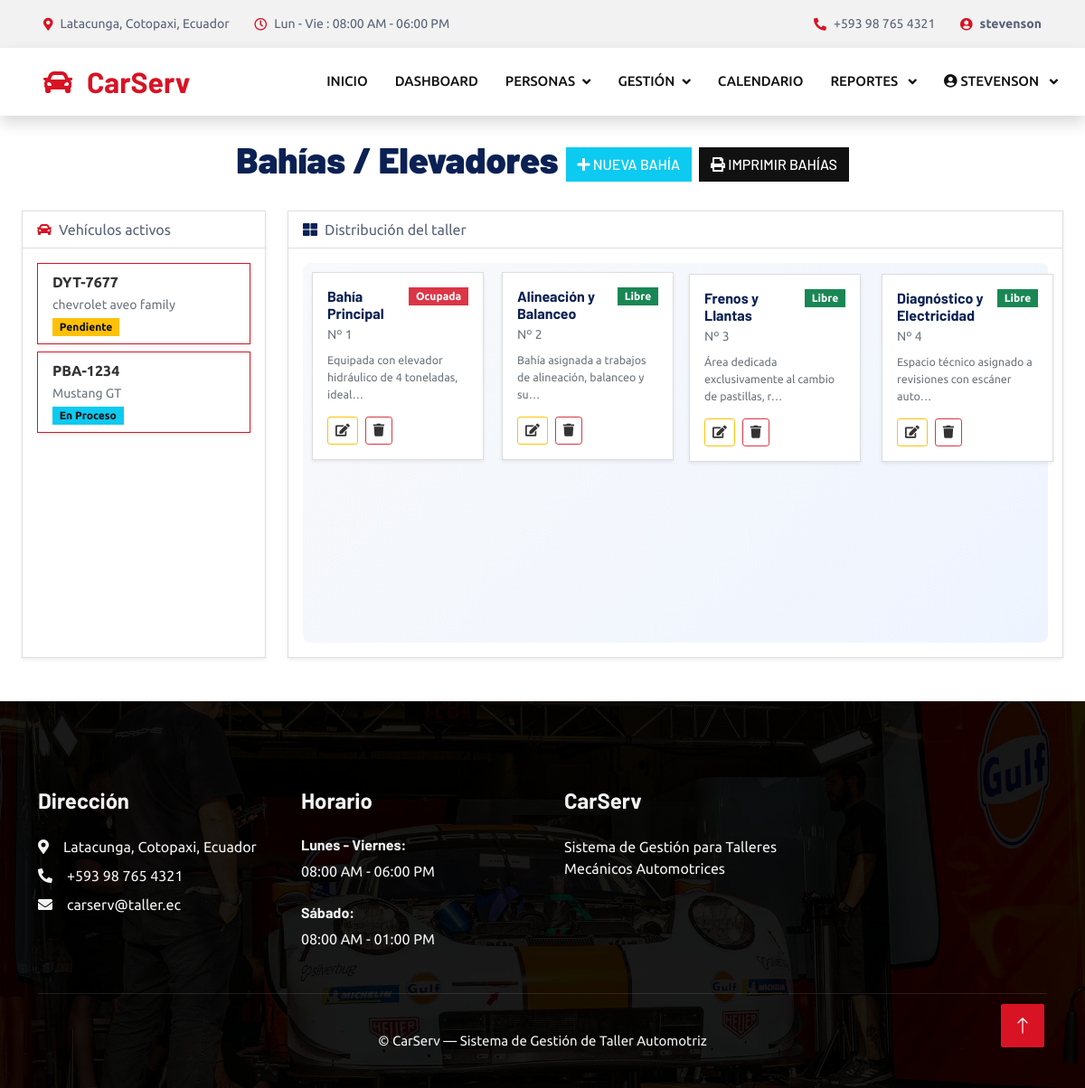
/bahias/ (signed in), run on the app's committed database.
### facturacion/models.py (models this page shows, shortened)
class Usuario(AbstractUser):
    ROL_CHOICES = [
        ('admin',      'Administrador'),
        ('oficinista', 'Oficinista'),
        ('cliente',    'Cliente'),
        ('mecanico',   'Mecánico'),
    ]
    rol      = models.CharField(max_length=20, choices=ROL_CHOICES, default='cliente')
    telefono = models.CharField(max_length=20, blank=True, null=True)
    foto     = models.ImageField(upload_to='usuarios/', blank=True, null=True)

class OrdenTrabajo(models.Model):
    ESTADO_CHOICES = [
        ('pendiente',   'Pendiente'),
        ('en_proceso',  'En Proceso'),
        ('pausada',     'Pausada'),
        ('finalizada',  'Finalizada'),
        ('entregada',   'Entregada'),
        ('cancelada',   'Cancelada'),
    ]
    vehiculo  = models.ForeignKey(
        Vehiculo, on_delete=models.PROTECT, related_name='ordenes'
    )
    mecanico  = models.ForeignKey(
        Mecanico, on_delete=models.SET_NULL,
        null=True, blank=True, related_name='ordenes'
    )
    bahia     = models.ForeignKey(
        Bahia, on_delete=models.SET_NULL,
        null=True, blank=True, related_name='ordenes'
    )
    creada_por = models.ForeignKey(
        Usuario, on_delete=models.SET_NULL,
        null=True, related_name='ordenes_creadas'
    )
    numero          = models.CharField(max_length=20, unique=True)
    estado          = models.CharField(
        max_length=15, choices=ESTADO_CHOICES, default='pendiente'
    )
    descripcion     = models.TextField(help_text="Problema reportado por el cliente")
    observaciones   = models.TextField(blank=True, null=True,
                                       help_text="Notas internas del mecánico")
    kilometraje_ingreso = models.PositiveIntegerField(default=0)
    fecha_ingreso   = models.DateTimeField()
    fecha_estimada_entrega = models.DateTimeField(null=True, blank=True)
    fecha_real_entrega     = models.DateTimeField(null=True, blank=True)
    mano_obra       = models.DecimalField(max_digits=10, decimal_places=2, default=0)
    total_repuestos = models.DecimalField(max_digits=10, decimal_places=2, default=0)
    creado_en       = models.DateTimeField(auto_now_add=True)
    actualizado_en  = models.DateTimeField(auto_now=True)

class Vehiculo(models.Model):
    cliente       = models.ForeignKey(
        Cliente, on_delete=models.PROTECT, related_name='vehiculos'
    )
    placa         = models.CharField(max_length=10, unique=True)
    marca         = models.CharField(max_length=60)
    modelo        = models.CharField(max_length=60)
    anio          = models.PositiveIntegerField()
    color         = models.CharField(max_length=40, blank=True, null=True)
    tipo          = models.CharField(
        max_length=30,
        choices=[('sedan','Sedán'),('suv','SUV'),('pickup','Pick-up'),
                 ('hatchback','Hatchback'),('furgon','Furgón'),('otro','Otro')],
        default='sedan'
    )

class Bahia(models.Model):
    ESTADO_CHOICES = [
        ('libre',     'Libre'),
        ('ocupada',   'Ocupada'),
        ('en_espera', 'En Espera'),
    ]
    numero      = models.PositiveIntegerField(unique=True)
    nombre      = models.CharField(max_length=60)   # ej. "Bahía 1 – Elevador"
    estado      = models.CharField(
        max_length=15, choices=ESTADO_CHOICES, default='libre'
    )
    descripcion = models.TextField(blank=True, null=True)
    pos_x       = models.PositiveIntegerField(default=0)
    pos_y       = models.PositiveIntegerField(default=0)

### facturacion/views.py (the view)
        def wrapper(request, *args, **kwargs):
            if not request.user.is_authenticated:
                return redirect('/login/')
            if request.user.rol not in roles and not request.user.is_superuser:
                messages.error(request, 'No tienes permiso para acceder a esta sección.')
                return redirect('/inicio/')
            return func(request, *args, **kwargs)

### facturacion/templates/bahias/listadoBahias.html (shortened to what this page needs)
{% extends "plantillaPrincipal.html" %}
{% block contenido %}
<center>
    <br>
    <h1><b>Bahías / Elevadores</b>
        <a href="/bahias/nueva/" class="btn btn-info text-white"><i class="fa fa-plus"></i> Nueva Bahía</a>
        <a href="/bahias/reporte/"
           onclick="window.open(this.href,'Reporte de Bahías','width=900,height=700,resizable=yes,scrollbars=yes'); return false;"
           class="btn btn-dark text-white">
            <i class="fa fa-print"></i> Imprimir Bahías
        </a>
    </h1>
</center>
<br>
<div class="container-fluid px-4">
    <div class="row g-4">
        <div class="col-lg-3">
            <div class="card shadow-sm h-100">
                <div class="card-header bg-white fw-semibold">
                    <i class="fa fa-car text-primary me-2"></i>Vehículos activos
                </div>
                <div class="card-body p-3" id="panel-ordenes">
                    {% for orden in ordenes %}
                    <div class="orden-card card mb-2 border-primary shadow-sm ui-widget-content"
                         data-orden-id="{{ orden.id }}"
                         style="cursor:grab;">
                        <div class="card-body py-2 px-3">
                            <strong>{{ orden.vehiculo.placa }}</strong><br>
                            <small class="text-muted">{{ orden.vehiculo.marca }} {{ orden.vehiculo.modelo }}</small><br>
                            <span class="badge mt-1
                                {% if orden.estado == 'pendiente' %}bg-warning text-dark
                                {% elif orden.estado == 'en_proceso' %}bg-info text-dark
                                {% elif orden.estado == 'finalizada' %}bg-success
                                {% else %}bg-secondary{% endif %}">
                                {{ orden.get_estado_display }}
                            </span>
                        </div>
                    </div>
                    {% empty %}
                    <p class="text-muted small mb-0">
                        <i class="fa fa-check-circle text-success me-1"></i>
                        No hay vehículos activos pendientes.
                    </p>
                    {% endfor %}
                </div>
            </div>
        </div>
        <div class="col-lg-9">
            <div class="card shadow-sm">
                <div class="card-header bg-white fw-semibold">
                    <i class="fa fa-th-large text-secondary me-2"></i>Distribución del taller
                </div>
                <div class="card-body p-3">
                    <div id="plano-bahias"
                         style="min-height:420px;
                                background:linear-gradient(135deg,#f8f9fa,#eef4ff);
                                position:relative;
                                border-radius:8px;
                                padding:12px;">
                        {% for bahia in bahias %}
                        <div class="bahia-card card shadow-sm ui-widget-content"
                             data-bahia-id="{{ bahia.id }}"
                             style="width:190px;
                                    position:absolute;
                                    left:{{ bahia.pos_x }}px;
                                    top:{{ bahia.pos_y }}px;
                                    cursor:move;
                                    z-index:1;">
                            <div class="card-body p-3">
                                <span class="badge float-end
                                    {% if bahia.estado == 'libre' %}bg-success
                                    {% elif bahia.estado == 'ocupada' %}bg-danger
                                    {% else %}bg-warning text-dark{% endif %}">
                                    {{ bahia.get_estado_display }}
                                </span>
                                <h6 class="fw-bold mb-1">{{ bahia.nombre }}</h6>
                                <small class="text-muted d-block mb-2">Nº {{ bahia.numero }}</small>
                                <p class="small text-muted mb-3" style="font-size:.78rem; min-height:2em;">
                                    {{ bahia.descripcion|default:'Sin descripción'|truncatechars:55 }}
                                </p>
                                <div class="d-flex gap-2">
                                    <a href="/bahias/editar/{{ bahia.id }}/"
                                       class="btn btn-outline-warning btn-sm">
                                        <i class="fa fa-edit"></i>
                                    </a>
                                    <a href="/bahias/eliminar/{{ bahia.id }}/"
                                       class="btn btn-outline-danger btn-sm"
                                       onclick="event.preventDefault();
                                                const l=this;
                                                Swal.fire({title:'¿Eliminar bahía?',icon:'warning',
                                                           showCancelButton:true,
                                                           confirmButtonText:'Sí, eliminar',
                                                           cancelButtonText:'Cancelar'})
                                                .then(r=>{if(r.isConfirmed)window.location.href=l.href;});">
                                        <i class="fa fa-trash"></i>
                                    </a>
                                </div>
                            </div>
                        </div>
                        {% endfor %}
                    </div>
                </div>
            </div>
        </div>
    </div>
</div>
{% endblock %}

### facturacion/templates/plantillaPrincipal.html (shortened to what this page needs)
{% load static %}
<!DOCTYPE html>
<html lang="es">
<head>
    <link href="https://cdnjs.cloudflare.com/ajax/libs/font-awesome/5.10.0/css/all.min.css" rel="stylesheet">
    <link href="https://cdn.jsdelivr.net/npm/bootstrap-icons@1.4.1/font/bootstrap-icons.css" rel="stylesheet">
    <link href="{% static 'lib/animate/animate.min.css' %}" rel="stylesheet">
    <link href="{% static 'lib/owlcarousel/assets/owl.carousel.min.css' %}" rel="stylesheet">
    <link href="{% static 'lib/tempusdominus/css/tempusdominus-bootstrap-4.min.css' %}" rel="stylesheet">
    <link href="{% static 'css/bootstrap.min.css' %}" rel="stylesheet">
    <link href="{% static 'css/style.css' %}" rel="stylesheet">
    <link rel="stylesheet" href="https://cdn.datatables.net/2.3.8/css/dataTables.dataTables.min.css">
    <link rel="stylesheet" href="https://cdn.datatables.net/buttons/3.2.3/css/buttons.dataTables.min.css">
    <link rel="stylesheet" href="https://cdn.jsdelivr.net/npm/sweetalert2@11/dist/sweetalert2.min.css">
    <link rel="stylesheet" href="https://cdn.jsdelivr.net/npm/flatpickr/dist/flatpickr.min.css">
    <link rel="stylesheet" href="https://cdn.jsdelivr.net/npm/flatpickr/dist/themes/material_blue.min.css">
    <link rel="stylesheet" href="https://cdn.jsdelivr.net/npm/jqueryui@1.11.1/jquery-ui.min.css">
    <link rel="stylesheet" href="https://cdn.jsdelivr.net/npm/driver.js@1.3.1/dist/driver.css">
    <link rel="stylesheet" href="https://cdnjs.cloudflare.com/ajax/libs/bootstrap-fileinput/5.5.4/css/fileinput.min.css"
>
</head>
<body>
    <div class="container-fluid bg-light p-0">
        <div class="row gx-0 d-none d-lg-flex">
            <div class="col-lg-7 px-5 text-start">
                <div class="h-100 d-inline-flex align-items-center py-3 me-4">
                    <small class="fa fa-map-marker-alt text-primary me-2"></small>
                    <small>Latacunga, Cotopaxi, Ecuador</small>
                </div>
                <div class="h-100 d-inline-flex align-items-center py-3">
                    <small class="far fa-clock text-primary me-2"></small>
                    <small>Lun - Vie : 08:00 AM - 06:00 PM</small>
                </div>
            </div>
            <div class="col-lg-5 px-5 text-end">
                <div class="h-100 d-inline-flex align-items-center py-3 me-4">
                    <small class="fa fa-phone-alt text-primary me-2"></small>
                    <small>+593 98 765 4321</small>
                </div>
                {% if request.user.is_authenticated %}
                <div class="h-100 d-inline-flex align-items-center py-3">
                    <small class="fa fa-user-circle text-primary me-2"></small>
                    <small class="fw-bold">{{ request.user.get_full_name|default:request.user.username }}</small>
                </div>
                {% endif %}
            </div>
        </div>
    </div>
    <nav class="navbar navbar-expand-lg bg-white navbar-light shadow sticky-top p-0">
        <a href="/" class="navbar-brand d-flex align-items-center px-4 px-lg-5">
            <h2 class="m-0 text-primary"><i class="fa fa-car me-3"></i>CarServ</h2>
        </a>
        <div class="collapse navbar-collapse" id="navbarCollapse">
            <div class="navbar-nav ms-auto p-4 p-lg-0">
                <a href="/" class="nav-item nav-link">Inicio</a>
                {% if request.user.is_authenticated %}
                    {% if request.user.rol == 'admin' or request.user.is_superuser %}
                    <a href="/dashboard/" class="nav-item nav-link">Dashboard</a>
                    <div class="nav-item dropdown">
                        <a href="#" class="nav-link dropdown-toggle" data-bs-toggle="dropdown">Personas</a>
                    </div>
                    <div class="nav-item dropdown">
                        <a href="#" class="nav-link dropdown-toggle" data-bs-toggle="dropdown">Gestión</a>
                    </div>
                    <a href="/calendario/" class="nav-item nav-link">Calendario</a>
                    <div class="nav-item dropdown">
                        <a href="#" class="nav-link dropdown-toggle" data-bs-toggle="dropdown">
                            Reportes
                        </a>
                    </div>
                    {% elif request.user.rol == 'mecanico' %}
                    <a href="/ordenes/"    class="nav-item nav-link">Mis Órdenes</a>
                    <a href="/calendario/" class="nav-item nav-link">Calendario</a>
                    {% elif request.user.rol == 'cliente' %}
                    <a href="/calendario/" class="nav-item nav-link">Calendario</a>
                    <a href="/ordenes/"    class="nav-item nav-link">Mis Órdenes</a>
                    {% endif %}
                    <div class="nav-item dropdown">
                        <a href="#" class="nav-link dropdown-toggle" data-bs-toggle="dropdown">
                            <i class="fa fa-user-circle me-1"></i>{{ request.user.get_full_name|default:request.user.username }}
                        </a>
                    </div>
                {% endif %}
            </div>
        </div>
    </nav>
    {% block contenido %}
    {% endblock %}
    <div class="container-fluid bg-dark text-light footer pt-5 mt-5 wow fadeIn" data-wow-delay="0.1s">
        <div class="container py-5">
            <div class="row g-5">
                <div class="col-lg-3 col-md-6">
                    <h4 class="text-light mb-4">Dirección</h4>
                    <p class="mb-2"><i class="fa fa-map-marker-alt me-3"></i>Latacunga, Cotopaxi, Ecuador</p>
                    <p class="mb-2"><i class="fa fa-phone-alt me-3"></i>+593 98 765 4321</p>
                    <p class="mb-2"><i class="fa fa-envelope me-3"></i>carserv@taller.ec</p>
                </div>
                <div class="col-lg-3 col-md-6">
                    <h4 class="text-light mb-4">Horario</h4>
                    <h6 class="text-light">Lunes - Viernes:</h6>
                    <p class="mb-4">08:00 AM - 06:00 PM</p>
                    <h6 class="text-light">Sábado:</h6>
                    <p class="mb-0">08:00 AM - 01:00 PM</p>
                </div>
                <div class="col-lg-3 col-md-6">
                    <h4 class="text-light mb-4">CarServ</h4>
                    <p>Sistema de Gestión para Talleres Mecánicos Automotrices</p>
                </div>
            </div>
        </div>
        <div class="container">
            <div class="copyright">
                <div class="row">
                    <div class="col-md-12 text-center py-3">
                        &copy; CarServ — Sistema de Gestión de Taller Automotriz
                    </div>
                </div>
            </div>
        </div>
    </div>
    <a href="#" class="btn btn-lg btn-primary btn-lg-square back-to-top"><i class="bi bi-arrow-up"></i></a>
</body>
</html>

### data on the page
Usuario: user.get_full_name "stevenson", user.get_full_name "STEVENSON"
OrdenTrabajo: vehiculo.placa "DYT-7677", vehiculo.marca "chevrolet", vehiculo.modelo "aveo family", estado "Pendiente"
OrdenTrabajo: vehiculo.placa "PBA-1234", vehiculo.marca "Mustang", vehiculo.modelo "GT", estado "En Proceso"
Bahia: estado "Ocupada", nombre "Bahía Principal", numero "1", descripcion "Equipada con elevador hidráulico de 4 toneladas, ideal…"
Bahia: estado "Libre", nombre "Alineación y Balanceo", numero "2", descripcion "Bahía asignada a trabajos de alineación, balanceo y su…"
Bahia: estado "Libre", nombre "Frenos y Llantas", numero "3", descripcion "Área dedicada exclusivamente al cambio de pastillas, r…"
Bahia: estado "Libre", nombre "Diagnóstico y Electricidad", numero "4", descripcion "Espacio técnico asignado a revisiones con escáner auto…"
